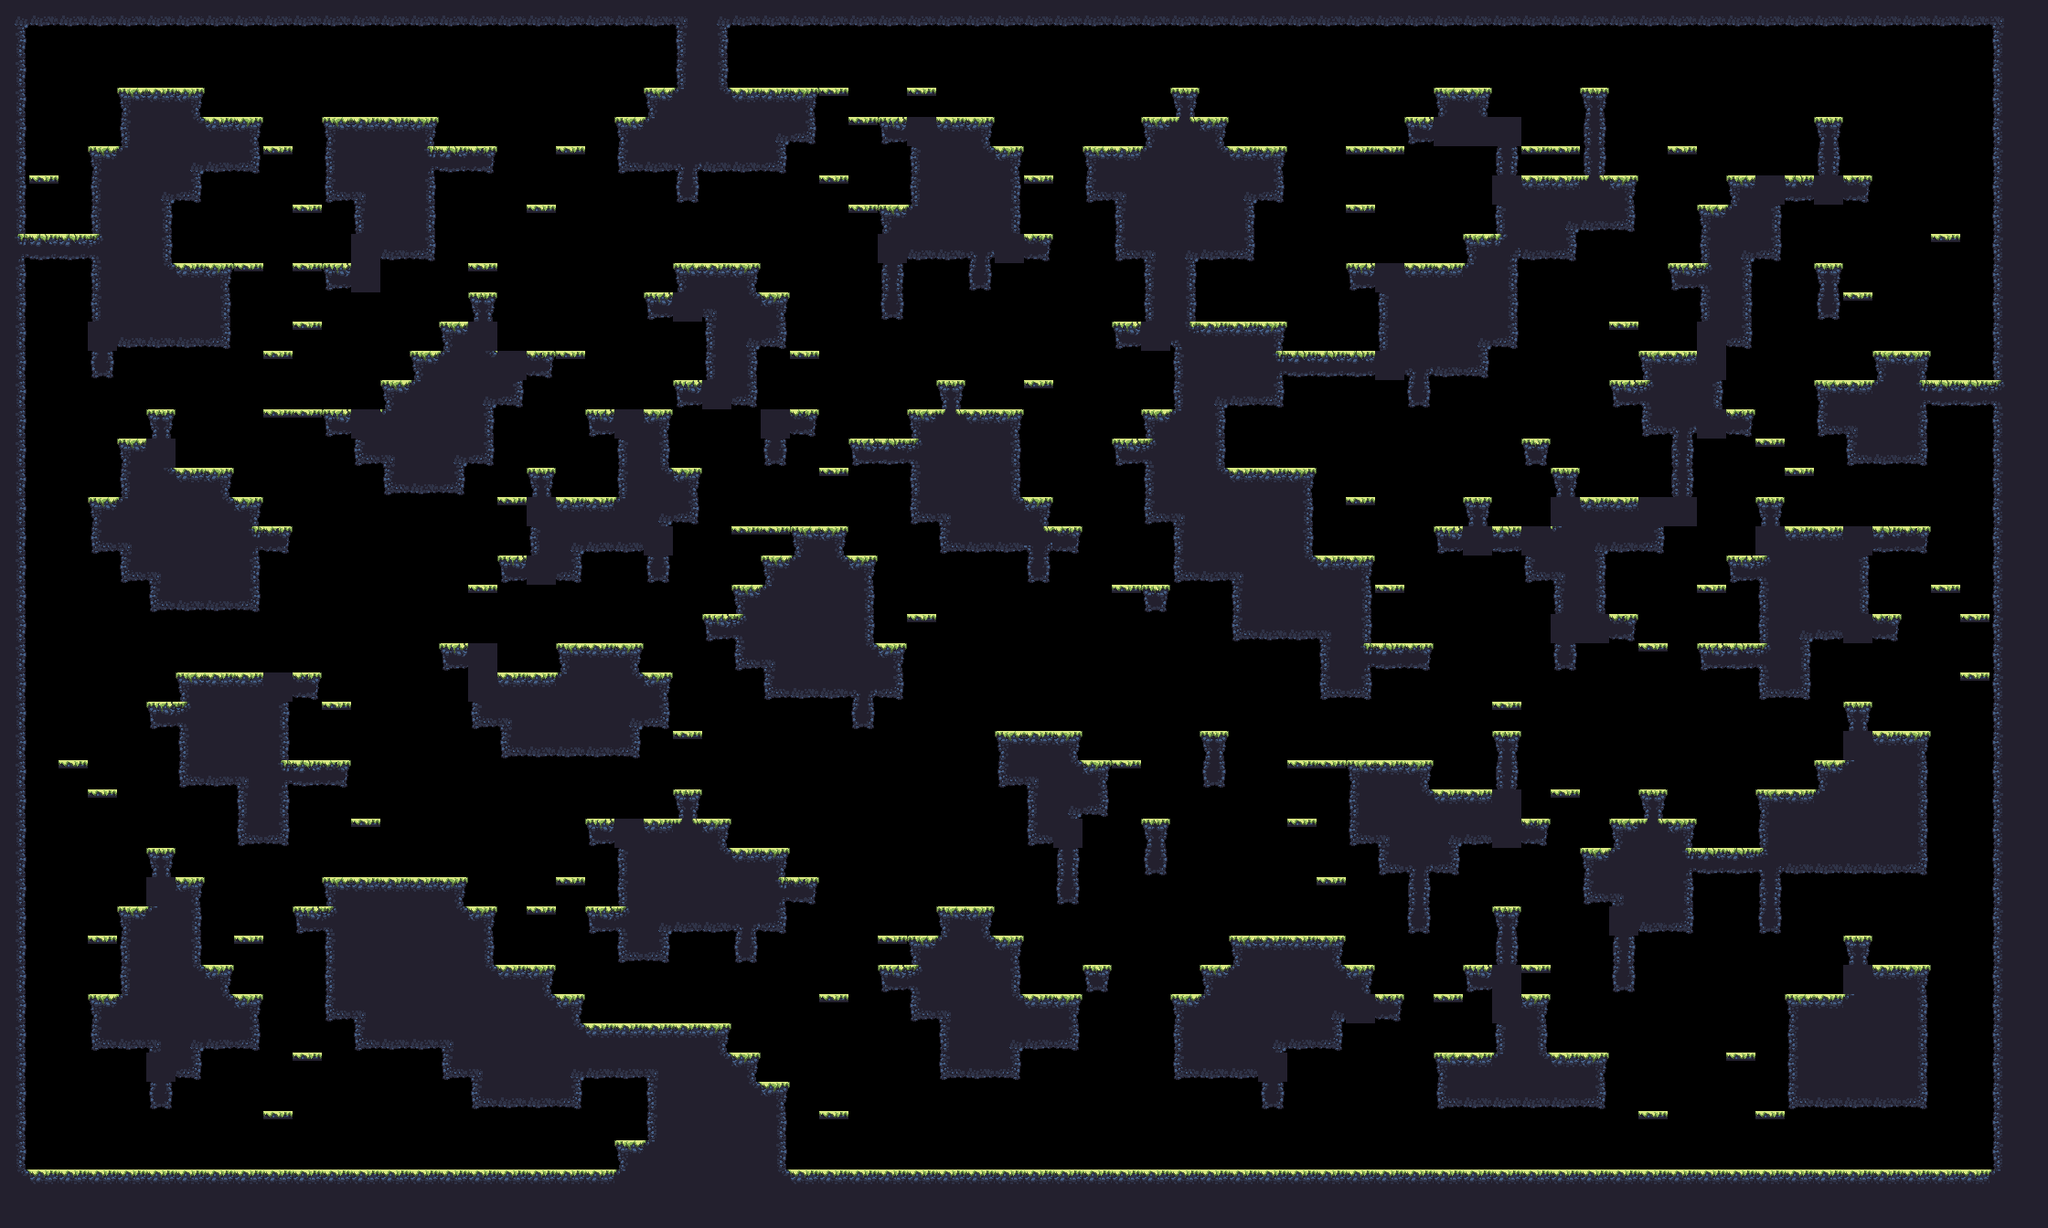

Rendered tile map (Tiled .tmx) drawn with the repository's tilesets; below, a short description and the map source with its tile grids summarised:
An orthogonal 70x42 tile map with 32x32 px tiles, 1 tile layer (main) and 17 objects (9x spawn, spawnPlayer0, spawnCrown0, spawnPlayer1, spawnCrown1, ...).

<map compressionlevel="0" height="42" infinite="0" nextlayerid="3" nextobjectid="4" orientation="orthogonal" renderorder="right-down" tiledversion="1.3.2" tileheight="32" tilewidth="32" version="1.2" width="70">
 <tileset firstgid="1" source="forest_summer_tile_set.tsx" />
 <layer height="42" id="1" name="main" width="70">
  <data>[2940 cells, 1282 non-empty, 29 distinct tile ids]</data>
 </layer>
 <objectgroup><object id="1" name="spawnPlayer0" x="288" y="80.0" /><object id="2" name="spawnCrown0" x="64" y="208.0" /><object id="3" name="spawnPlayer1" x="1920" y="144.0" /><object id="4" name="spawnCrown1" x="1984" y="80.0" /><object id="5" name="spawnPlayer2" x="64" y="1232.0" /><object id="6" name="spawnCrown2" x="128" y="1232.0" /><object id="7" name="spawnPlayer3" x="1888" y="1232.0" /><object id="8" name="spawnCrown3" x="1920" y="1232.0" /><object id="9" name="spawn" x="2144" y="1232.0" /><object id="10" name="spawn" x="448" y="336.0" /><object id="11" name="spawn" x="1216" y="112.0" /><object id="12" name="spawn" x="1120" y="112.0" /><object id="13" name="spawn" x="832" y="240.0" /><object id="14" name="spawn" x="1792" y="1232.0" /><object id="15" name="spawn" x="576" y="336.0" /><object id="16" name="spawn" x="1536" y="1232.0" /><object id="17" name="spawn" x="544" y="944.0" /></objectgroup></map>
